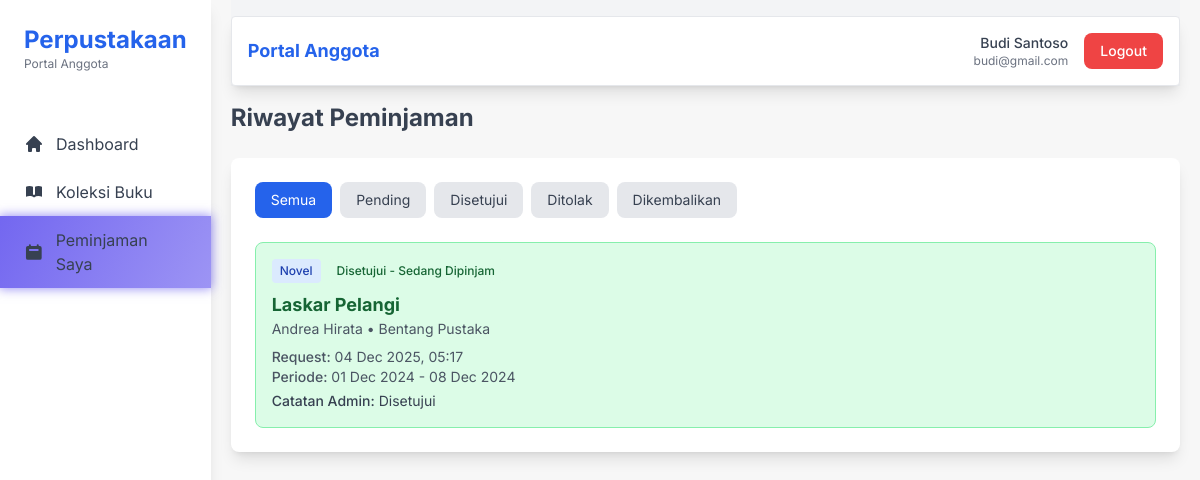
Page /anggota/peminjaman.php (signed in) on the committed database.
### tables this page shows
CREATE TABLE `peminjaman` (
  `id` int(11) NOT NULL AUTO_INCREMENT,
  `anggota_id` int(11) NOT NULL,
  `book_id` int(11) NOT NULL,
  `tgl_pinjam` date NOT NULL,
  `tgl_kembali` date NOT NULL,
  `tgl_request` datetime NOT NULL DEFAULT current_timestamp(),
  `status` enum('pending','approved','rejected','returned') NOT NULL DEFAULT 'pending',
  `catatan_admin` text DEFAULT NULL,
  PRIMARY KEY (`id`),
  KEY `anggota_id` (`anggota_id`),
  KEY `book_id` (`book_id`),
  CONSTRAINT `peminjaman_ibfk_1` FOREIGN KEY (`anggota_id`) REFERENCES `anggota` (`id`) ON DELETE CASCADE ON UPDATE CASCADE,
  CONSTRAINT `peminjaman_ibfk_2` FOREIGN KEY (`book_id`) REFERENCES `books` (`id`) ON DELETE CASCADE ON UPDATE CASCADE
);

CREATE TABLE `books` (
  `id` int(11) NOT NULL AUTO_INCREMENT,
  `judul` varchar(255) NOT NULL,
  `kategori` varchar(255) NOT NULL,
  `pengarang` varchar(255) NOT NULL,
  `penerbit` varchar(255) NOT NULL,
  `tahun_terbit` year DEFAULT NULL,
  `isbn` varchar(50) DEFAULT NULL,
  `jumlah_stok` int(11) NOT NULL DEFAULT 1,
  `status` enum('Tersedia','Dipinjam','Tidak Tersedia') NOT NULL DEFAULT 'Tersedia',
  PRIMARY KEY (`id`)
);

### anggota/peminjaman.php (the view, shortened to what this page needs)
<?php
require_once __DIR__ . '/../db-config.php';
$anggota_id = $_SESSION['user_id'];
$filter = $_GET['filter'] ?? 'all';
$whereConditions = ["p.anggota_id = :anggota_id"];
$params = [':anggota_id' => $anggota_id];
$whereClause = "WHERE " . implode(" AND ", $whereConditions);
$sql = "SELECT p.*, b.judul, b.pengarang, b.penerbit, b.kategori
        FROM peminjaman p
        INNER JOIN books b ON p.book_id = b.id
        $whereClause
        ORDER BY p.tgl_request DESC";
$stmt = $connection->prepare($sql);
$stmt->execute($params);
$peminjamans = $stmt->fetchAll();
require_once __DIR__ . '/layout/top.php';
?>
<section>
  <div class="flex items-center mt-4">
    <h1 class="text-2xl font-bold">Riwayat Peminjaman</h1>
  </div>
</section>
<div class="bg-white rounded-lg p-6 my-6 shadow-lg">
  <div class="mb-6 flex gap-2 flex-wrap">
    <a href="?filter=all" class="px-4 py-2 rounded-lg text-sm <?= $filter == 'all' ? 'bg-blue-600 text-white' : 'bg-gray-200 hover:bg-gray-300' ?>">
      Semua
    </a>
    <a href="?filter=pending" class="px-4 py-2 rounded-lg text-sm <?= $filter == 'pending' ? 'bg-yellow-600 text-white' : 'bg-gray-200 hover:bg-gray-300' ?>">
      Pending
    </a>
    <a href="?filter=approved" class="px-4 py-2 rounded-lg text-sm <?= $filter == 'approved' ? 'bg-green-600 text-white' : 'bg-gray-200 hover:bg-gray-300' ?>">
      Disetujui
    </a>
    <a href="?filter=rejected" class="px-4 py-2 rounded-lg text-sm <?= $filter == 'rejected' ? 'bg-red-600 text-white' : 'bg-gray-200 hover:bg-gray-300' ?>">
      Ditolak
    </a>
    <a href="?filter=returned" class="px-4 py-2 rounded-lg text-sm <?= $filter == 'returned' ? 'bg-purple-600 text-white' : 'bg-gray-200 hover:bg-gray-300' ?>">
      Dikembalikan
    </a>
  </div>
  <?php if (empty($peminjamans)): ?>
    <p class="text-gray-500 text-center py-12">Belum ada riwayat peminjaman</p>
  <?php else: ?>
    <div class="space-y-4">
      <?php foreach ($peminjamans as $p): ?>
        <?php
        $statusColors = [
          'pending' => 'bg-yellow-100 text-yellow-800 border-yellow-300',
          'approved' => 'bg-green-100 text-green-800 border-green-300',
          'rejected' => 'bg-red-100 text-red-800 border-red-300',
          'returned' => 'bg-purple-100 text-purple-800 border-purple-300'
        ];
        $statusLabels = [
          'pending' => 'Menunggu Approval',
          'approved' => 'Disetujui - Sedang Dipinjam',
          'rejected' => 'Ditolak',
          'returned' => 'Sudah Dikembalikan'
        ];
        ?>
        <div class="border rounded-lg p-4 hover:shadow-md transition <?= $statusColors[$p['status']] ?>">
          <div class="flex flex-col md:flex-row md:items-center justify-between gap-4">
            <div class="flex-1">
              <div class="flex items-center gap-2 mb-2">
                <span class="px-2 py-1 rounded text-xs font-medium bg-blue-100 text-blue-800">
                  <?= htmlspecialchars($p['kategori']) ?>
                </span>
                <span class="px-2 py-1 rounded text-xs font-medium <?= $statusColors[$p['status']] ?>">
                  <?= $statusLabels[$p['status']] ?>
                </span>
              </div>
              <h3 class="font-bold text-lg"><?= htmlspecialchars($p['judul']) ?></h3>
              <p class="text-sm text-gray-600"><?= htmlspecialchars($p['pengarang']) ?> • <?= htmlspecialchars($p['penerbit']) ?></p>
              <div class="mt-2 text-sm">
                <p class="text-gray-600">
                  <span class="font-medium">Request:</span> <?= date('d M Y, H:i', strtotime($p['tgl_request'])) ?>
                </p>
                <p class="text-gray-600">
                  <span class="font-medium">Periode:</span>
                  <?= date('d M Y', strtotime($p['tgl_pinjam'])) ?> - <?= date('d M Y', strtotime($p['tgl_kembali'])) ?>
                </p>
                <?php if ($p['catatan_admin']): ?>
                  <p class="text-gray-700 mt-1">
                    <span class="font-medium">Catatan Admin:</span> <?= htmlspecialchars($p['catatan_admin']) ?>
                  </p>
                <?php endif; ?>
              </div>
            </div>
          </div>
        </div>
      <?php endforeach; ?>
    </div>
  <?php endif; ?>
</div>
<?php require_once __DIR__ . '/layout/bottom.php'; ?>

### anggota/layout/top.php (style rules this page uses)
body { font-family: 'Inter', sans-serif; background-color: #f7f7f7; }

### rows in the picture
peminjaman: book.kategori "Novel", status "Disetujui - Sedang Dipinjam", book.judul "Laskar Pelangi", book.pengarang "Andrea Hirata", book.penerbit "Bentang Pustaka", tgl_request "04 Dec 2025, 05:17", tgl_pinjam "01 Dec 2024", tgl_kembali "08 Dec 2024", catatan_admin "Disetujui"

### other values in the picture
$_SESSION['nama'] "Budi Santoso"
$_SESSION['email'] "budi@gmail.com"
